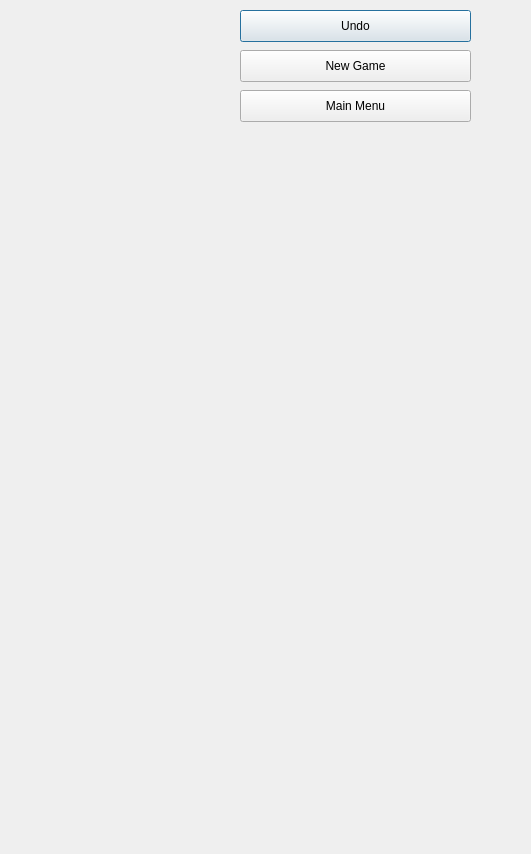
<?xml version="1.0" encoding="UTF-8"?>
<ui version="4.0">
 <class>twoChessBoard</class>
 <widget class="QDialog" name="twoChessBoard">
  <property name="geometry">
   <rect>
    <x>0</x>
    <y>0</y>
    <width>531</width>
    <height>854</height>
   </rect>
  </property>
  <property name="windowTitle">
   <string>Dialog</string>
  </property>
  <widget class="QPushButton" name="pushButton">
   <property name="geometry">
    <rect>
     <x>240</x>
     <y>10</y>
     <width>231</width>
     <height>32</height>
    </rect>
   </property>
   <property name="text">
    <string>Undo</string>
   </property>
  </widget>
  <widget class="QPushButton" name="pushButton_2">
   <property name="geometry">
    <rect>
     <x>240</x>
     <y>90</y>
     <width>231</width>
     <height>32</height>
    </rect>
   </property>
   <property name="text">
    <string>Main Menu</string>
   </property>
  </widget>
  <widget class="QPushButton" name="pushButton_3">
   <property name="geometry">
    <rect>
     <x>240</x>
     <y>50</y>
     <width>231</width>
     <height>32</height>
    </rect>
   </property>
   <property name="text">
    <string>New Game</string>
   </property>
  </widget>
  <widget class="QLabel" name="label">
   <property name="geometry">
    <rect>
     <x>10</x>
     <y>640</y>
     <width>211</width>
     <height>41</height>
    </rect>
   </property>
   <property name="font">
    <font>
     <pointsize>9</pointsize>
    </font>
   </property>
   <property name="text">
    <string/>
   </property>
  </widget>
  <widget class="QLabel" name="label_2">
   <property name="geometry">
    <rect>
     <x>0</x>
     <y>700</y>
     <width>221</width>
     <height>51</height>
    </rect>
   </property>
   <property name="font">
    <font>
     <pointsize>9</pointsize>
    </font>
   </property>
   <property name="text">
    <string/>
   </property>
  </widget>
  <widget class="QLabel" name="label_3">
   <property name="geometry">
    <rect>
     <x>280</x>
     <y>660</y>
     <width>191</width>
     <height>41</height>
    </rect>
   </property>
   <property name="font">
    <font>
     <pointsize>9</pointsize>
    </font>
   </property>
   <property name="text">
    <string/>
   </property>
  </widget>
  <widget class="QWidget" name="widget" native="true">
   <property name="geometry">
    <rect>
     <x>10</x>
     <y>130</y>
     <width>481</width>
     <height>321</height>
    </rect>
   </property>
  </widget>
 </widget>
 <resources/>
 <connections>
  <connection>
   <sender>pushButton_2</sender>
   <signal>clicked()</signal>
   <receiver>twoChessBoard</receiver>
   <slot>hide()</slot>
   <hints>
    <hint type="sourcelabel">
     <x>356</x>
     <y>123</y>
    </hint>
    <hint type="destinationlabel">
     <x>120</x>
     <y>108</y>
    </hint>
   </hints>
  </connection>
 </connections>
</ui>
